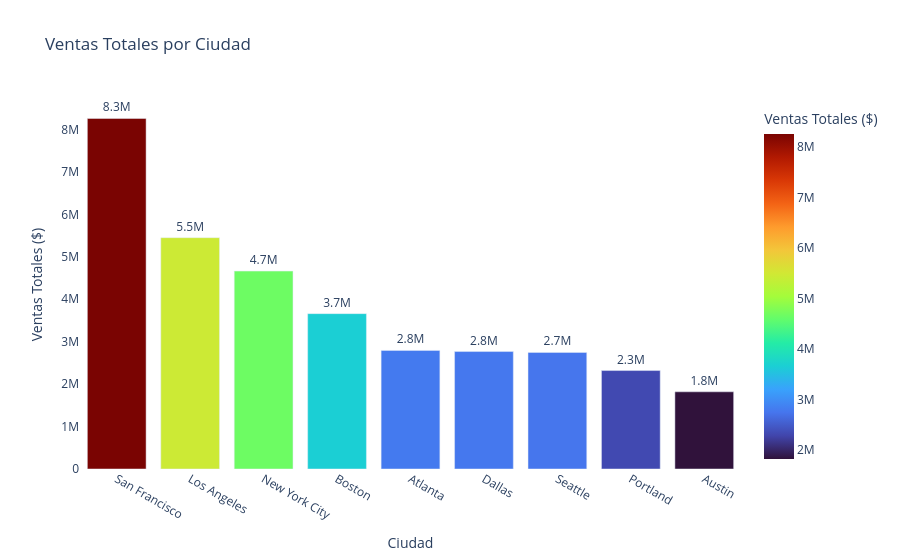

Notebook source saved alongside this figure:
### Markdown cell above
## Ciudades con más ventas

### Code cell
df_ventas_ciudad = ciudades_con_mas_ventas.reset_index()

# Gráfico de barras interactivo para Ventas Totales
fig = px.bar(
    df_ventas_ciudad, 
    x='Ciudad', 
    y='Venta',              
    color='Venta',
    text_auto='.2s',        
    title='Ventas Totales por Ciudad',
    labels={'Venta': 'Ventas Totales ($)'},
    color_continuous_scale='Turbo' 
)

# paletas probadas: Tealgrn (muy claro), Viridis, Plasma, Inferno (Austin queda muy oscuro), Magma,Cividis, Turbo, Electric

# Mejoramos el diseño del texto y el fondo
fig.update_traces(textfont_size=12, textangle=0, textposition="outside", cliponaxis=False)
fig.update_layout(
    xaxis_title="Ciudad",
    yaxis_title="Ventas Totales ($)", 
    plot_bgcolor='white',
    hovermode="x"
)

fig.show()

### Figure 1 — Plotly figure (JSON) as saved in the notebook; plotly's stock layout.template omitted (floating-point values rounded to 4 significant figures)
{"data": [{"cliponaxis": false, "hovertemplate": "Ciudad=%{x}<br>Ventas Totales ($)=%{marker.color}<extra></extra>", "legendgroup": "", "marker": {"color": [8262000.0, 5453000.0, 4664000.0, 3662000.0, 2795000.0, 2768000.0, 2748000.0, 2320000.0, 1820000.0], "coloraxis": "coloraxis", "pattern": {"shape": ""}}, "name": "", "orientation": "v", "showlegend": false, "textangle": 0, "textfont": {"size": 12}, "textposition": "outside", "texttemplate": "%{y:.2s}", "type": "bar", "x": ["San Francisco", "Los Angeles", "New York City", "Boston", "Atlanta", "Dallas", "Seattle", "Portland", "Austin"], "xaxis": "x", "y": [8262000.0, 5453000.0, 4664000.0, 3662000.0, 2795000.0, 2768000.0, 2748000.0, 2320000.0, 1820000.0], "yaxis": "y"}], "layout": {"barmode": "relative", "coloraxis": {"autocolorscale": false, "colorbar": {"title": {"text": "Ventas Totales ($)"}}, "colorscale": [[0, "#30123b"], [0.07143, "#4145ab"], [0.1429, "#4675ed"], [0.2143, "#39a2fc"], [0.2857, "#1bcfd4"], [0.3571, "#24eca6"], [0.4286, "#61fc6c"], [0.5, "#a4fc3b"], [0.5714, "#d1e834"], [0.6429, "#f3c63a"], [0.7143, "#fe9b2d"], [0.7857, "#f36315"], [0.8571, "#d93806"], [0.9286, "#b11901"], [1, "#7a0402"]]}, "hovermode": "x", "legend": {"tracegroupgap": 0}, "plot_bgcolor": "white", "title": {"text": "Ventas Totales por Ciudad"}, "xaxis": {"anchor": "y", "domain": [0, 1], "title": {"text": "Ciudad"}}, "yaxis": {"anchor": "x", "domain": [0, 1], "title": {"text": "Ventas Totales ($)"}}}}
